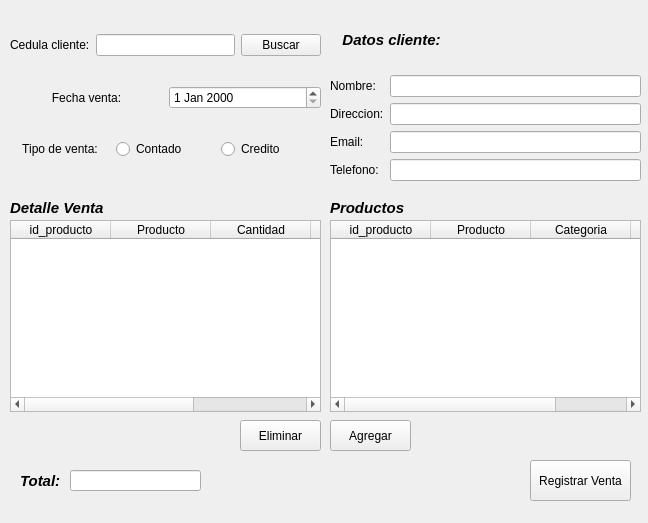
<?xml version="1.0" encoding="UTF-8"?>
<ui version="4.0">
 <class>Frame</class>
 <widget class="QFrame" name="Frame">
  <property name="geometry">
   <rect>
    <x>0</x>
    <y>0</y>
    <width>648</width>
    <height>523</height>
   </rect>
  </property>
  <property name="windowTitle">
   <string>Frame</string>
  </property>
  <widget class="QWidget" name="verticalLayoutWidget">
   <property name="geometry">
    <rect>
     <x>10</x>
     <y>10</y>
     <width>311</width>
     <height>176</height>
    </rect>
   </property>
   <layout class="QVBoxLayout" name="verticalLayout">
    <item>
     <layout class="QHBoxLayout" name="horizontalLayout_2">
      <item>
       <widget class="QLabel" name="label">
        <property name="text">
         <string>Cedula cliente:</string>
        </property>
       </widget>
      </item>
      <item>
       <widget class="QLineEdit" name="cedulatxt"/>
      </item>
      <item>
       <widget class="QPushButton" name="BuscarBTN">
        <property name="text">
         <string>Buscar</string>
        </property>
       </widget>
      </item>
     </layout>
    </item>
    <item>
     <layout class="QHBoxLayout" name="horizontalLayout_3">
      <item>
       <widget class="QLabel" name="label_2">
        <property name="text">
         <string>Fecha venta:</string>
        </property>
        <property name="alignment">
         <set>Qt::AlignmentFlag::AlignCenter</set>
        </property>
       </widget>
      </item>
      <item>
       <widget class="QDateEdit" name="fechaVenta"/>
      </item>
     </layout>
    </item>
    <item>
     <layout class="QHBoxLayout" name="horizontalLayout">
      <property name="sizeConstraint">
       <enum>QLayout::SizeConstraint::SetDefaultConstraint</enum>
      </property>
      <item>
       <widget class="QLabel" name="label_3">
        <property name="text">
         <string>Tipo de venta:</string>
        </property>
        <property name="alignment">
         <set>Qt::AlignmentFlag::AlignCenter</set>
        </property>
       </widget>
      </item>
      <item>
       <widget class="QRadioButton" name="ContadoBTN">
        <property name="text">
         <string>Contado</string>
        </property>
       </widget>
      </item>
      <item>
       <widget class="QRadioButton" name="CreditoBTN">
        <property name="text">
         <string>Credito</string>
        </property>
       </widget>
      </item>
     </layout>
    </item>
   </layout>
  </widget>
  <widget class="QWidget" name="verticalLayoutWidget_2">
   <property name="geometry">
    <rect>
     <x>330</x>
     <y>10</y>
     <width>311</width>
     <height>171</height>
    </rect>
   </property>
   <layout class="QVBoxLayout" name="verticalLayout_2">
    <item>
     <widget class="QLabel" name="label_4">
      <property name="font">
       <font>
        <pointsize>11</pointsize>
        <italic>true</italic>
        <bold>true</bold>
       </font>
      </property>
      <property name="text">
       <string>   Datos cliente:</string>
      </property>
     </widget>
    </item>
    <item>
     <layout class="QFormLayout" name="formLayout">
      <item row="0" column="0">
       <widget class="QLabel" name="label_5">
        <property name="text">
         <string>Nombre:</string>
        </property>
       </widget>
      </item>
      <item row="0" column="1">
       <widget class="QLineEdit" name="NombreC">
        <property name="enabled">
         <bool>true</bool>
        </property>
        <property name="readOnly">
         <bool>true</bool>
        </property>
       </widget>
      </item>
      <item row="1" column="0">
       <widget class="QLabel" name="label_6">
        <property name="text">
         <string>Direccion:</string>
        </property>
       </widget>
      </item>
      <item row="1" column="1">
       <widget class="QLineEdit" name="DireccionC">
        <property name="readOnly">
         <bool>true</bool>
        </property>
       </widget>
      </item>
      <item row="2" column="0">
       <widget class="QLabel" name="label_7">
        <property name="text">
         <string>Email: </string>
        </property>
       </widget>
      </item>
      <item row="2" column="1">
       <widget class="QLineEdit" name="EmailC">
        <property name="readOnly">
         <bool>true</bool>
        </property>
       </widget>
      </item>
      <item row="3" column="0">
       <widget class="QLabel" name="label_8">
        <property name="text">
         <string>Telefono:</string>
        </property>
       </widget>
      </item>
      <item row="3" column="1">
       <widget class="QLineEdit" name="TelefonoC">
        <property name="readOnly">
         <bool>true</bool>
        </property>
       </widget>
      </item>
     </layout>
    </item>
   </layout>
  </widget>
  <widget class="QTableWidget" name="tableWidget">
   <property name="geometry">
    <rect>
     <x>10</x>
     <y>220</y>
     <width>311</width>
     <height>192</height>
    </rect>
   </property>
   <column>
    <property name="text">
     <string>id_producto</string>
    </property>
   </column>
   <column>
    <property name="text">
     <string>Producto</string>
    </property>
   </column>
   <column>
    <property name="text">
     <string>Cantidad</string>
    </property>
   </column>
   <column>
    <property name="text">
     <string>Valor_unitario</string>
    </property>
   </column>
   <column>
    <property name="text">
     <string>SubTotal</string>
    </property>
   </column>
  </widget>
  <widget class="QLabel" name="label_9">
   <property name="geometry">
    <rect>
     <x>10</x>
     <y>200</y>
     <width>111</width>
     <height>16</height>
    </rect>
   </property>
   <property name="font">
    <font>
     <pointsize>11</pointsize>
     <italic>true</italic>
     <bold>true</bold>
    </font>
   </property>
   <property name="text">
    <string>Detalle Venta</string>
   </property>
  </widget>
  <widget class="QLabel" name="label_10">
   <property name="geometry">
    <rect>
     <x>330</x>
     <y>200</y>
     <width>111</width>
     <height>16</height>
    </rect>
   </property>
   <property name="font">
    <font>
     <pointsize>11</pointsize>
     <italic>true</italic>
     <bold>true</bold>
    </font>
   </property>
   <property name="text">
    <string>Productos</string>
   </property>
  </widget>
  <widget class="QTableWidget" name="tableWidget_2">
   <property name="geometry">
    <rect>
     <x>330</x>
     <y>220</y>
     <width>311</width>
     <height>192</height>
    </rect>
   </property>
   <column>
    <property name="text">
     <string>id_producto</string>
    </property>
   </column>
   <column>
    <property name="text">
     <string>Producto</string>
    </property>
   </column>
   <column>
    <property name="text">
     <string>Categoria</string>
    </property>
   </column>
   <column>
    <property name="text">
     <string>ValorUnitario</string>
    </property>
   </column>
  </widget>
  <widget class="QPushButton" name="AgregarDetalleV">
   <property name="geometry">
    <rect>
     <x>330</x>
     <y>420</y>
     <width>81</width>
     <height>31</height>
    </rect>
   </property>
   <property name="text">
    <string>Agregar</string>
   </property>
  </widget>
  <widget class="QPushButton" name="EliminarDetalleV">
   <property name="geometry">
    <rect>
     <x>240</x>
     <y>420</y>
     <width>81</width>
     <height>31</height>
    </rect>
   </property>
   <property name="text">
    <string>Eliminar</string>
   </property>
  </widget>
  <widget class="QPushButton" name="RegitrarBTN">
   <property name="geometry">
    <rect>
     <x>530</x>
     <y>460</y>
     <width>101</width>
     <height>41</height>
    </rect>
   </property>
   <property name="text">
    <string>Registrar Venta</string>
   </property>
  </widget>
  <widget class="QLabel" name="label_11">
   <property name="geometry">
    <rect>
     <x>20</x>
     <y>470</y>
     <width>51</width>
     <height>21</height>
    </rect>
   </property>
   <property name="font">
    <font>
     <pointsize>11</pointsize>
     <italic>true</italic>
     <bold>true</bold>
    </font>
   </property>
   <property name="text">
    <string>Total:</string>
   </property>
  </widget>
  <widget class="QLineEdit" name="lineEdit">
   <property name="geometry">
    <rect>
     <x>70</x>
     <y>470</y>
     <width>131</width>
     <height>21</height>
    </rect>
   </property>
   <property name="alignment">
    <set>Qt::AlignmentFlag::AlignCenter</set>
   </property>
   <property name="readOnly">
    <bool>true</bool>
   </property>
  </widget>
 </widget>
 <resources/>
 <connections/>
</ui>
